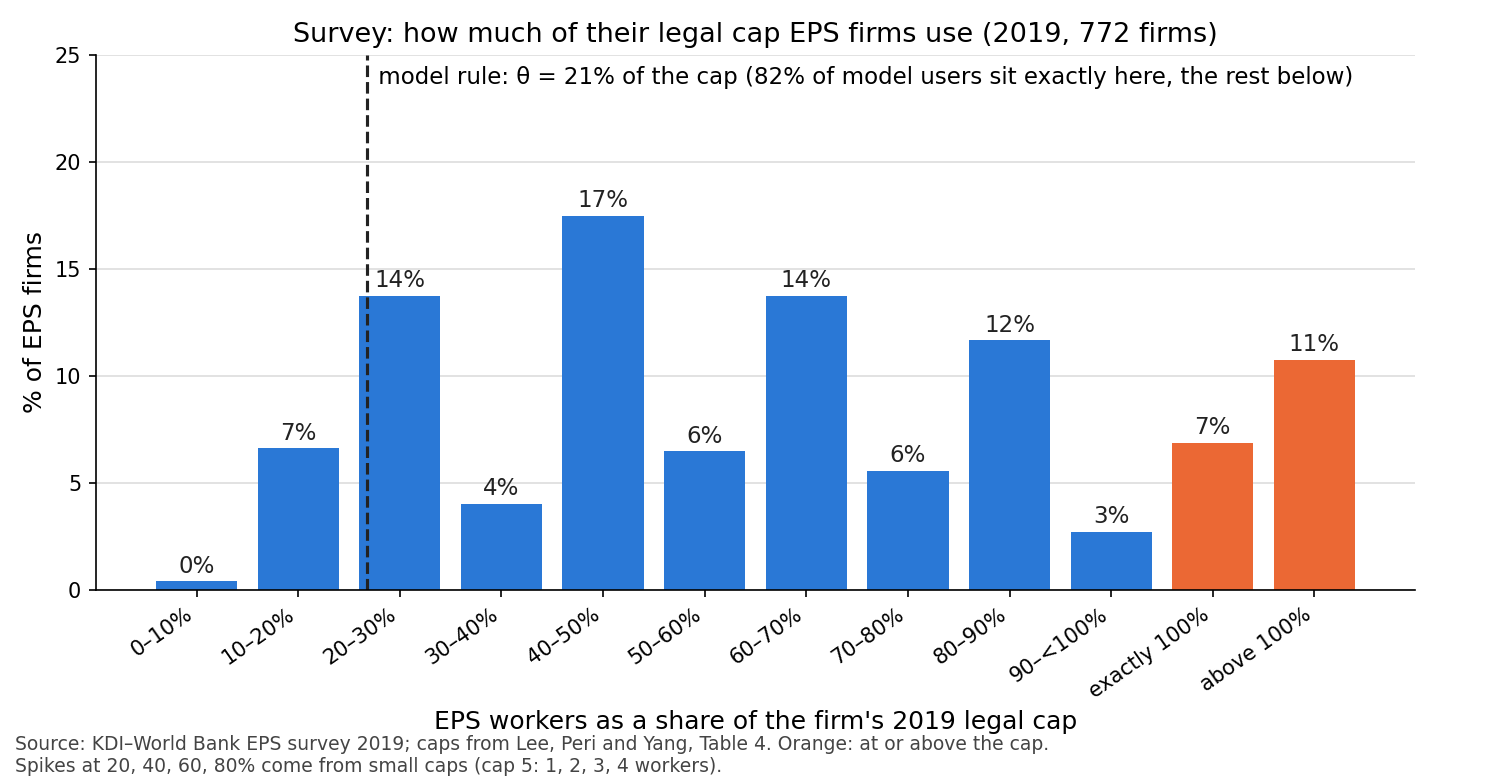

Recreate this plot in Python.
"""Histogram asked for on Nov 17: among EPS firms in the 2019 survey (all 772 use at least one EPS
worker), the share of the 2019 legal cap each firm uses (EPS workers now / cap from its listed
Korean workers). The model's rule lets every plant use theta = 0.21 of its cap, so the model would
put its users in one spike at 0.21. Aggregates only; the survey file stays outside the repository.

  python3 cap_use_hist.py   -> cap_use_hist.png, cap_use_hist.json
"""
import json
import os

import matplotlib
matplotlib.use("Agg")
import matplotlib.pyplot as plt
import numpy as np
import pandas as pd

df = pd.read_stata(os.path.expanduser("~/EPS_data/eps.dta"), convert_categoricals=False)
listed, eps = df["korean"].astype(float), df["q13_1a"].astype(float)
cap = np.select([listed <= 5, listed <= 10, listed <= 30, listed <= 50, listed <= 100, listed <= 150, listed <= 200],
                [5, 7, 10, 12, 15, 20, 25], default=30)
u = (eps / cap)[eps >= 1].dropna()

cnt = np.histogram(np.clip(u, 0, 1.0001), bins=[0, .1, .2, .3, .4, .5, .6, .7, .8, .9, .99999, 1.00001, np.inf])[0]   # exact edges: a firm at 60% falls in 60–70
# bins: 0-0.1, ..., 0.8-0.9, 0.9-<1, exactly 1, above 1
labels = [f"{a:.0f}–{a + 10:.0f}%" for a in range(0, 90, 10)] + ["90–<100%", "exactly 100%", "above 100%"]
share = cnt / len(u)
out = dict(firms=int(len(u)), bins=dict(zip(labels, [round(float(s), 4) for s in share])),
           median=float(u.median()), mean=float(u.mean()), at_or_below_theta_0_21=float((u <= 0.21).mean()),
           at_or_above_cap=float((u >= 1).mean()), at_least_90pct=float((u >= 0.9).mean()))
json.dump(out, open("cap_use_hist.json", "w"), indent=1)
print(json.dumps(out, indent=1))

fig, ax = plt.subplots(figsize=(10, 5.2), dpi=150)
col = ["#2a78d6"] * 9 + ["#2a78d6", "#eb6834", "#eb6834"]
ax.bar(range(len(share)), 100 * share, color=col, width=0.8)
for i, s in enumerate(share):
    ax.text(i, 100 * s + 0.4, f"{100 * s:.0f}%", ha="center", fontsize=11, color="#222")
ax.axvline(2 - 0.4 + 0.1 * 0.8, color="#222", ls="--", lw=1.5)   # 21% sits just inside the 20–30% bin
ax.set_ylim(0, 25)
ax.text(1.72, 24.5, " model rule: θ = 21% of the cap (82% of model users sit exactly here, the rest below)", fontsize=11, va="top")
ax.set_xticks(range(len(share)), labels, rotation=35, ha="right", fontsize=10)
ax.set_ylabel("% of EPS firms", fontsize=12)
ax.set_xlabel("EPS workers as a share of the firm's 2019 legal cap", fontsize=12)
ax.set_title(f"Survey: how much of their legal cap EPS firms use (2019, {len(u)} firms)", fontsize=13)
ax.spines[["top", "right"]].set_visible(False)
ax.grid(axis="y", color="#ddd"); ax.set_axisbelow(True)
fig.text(0.01, 0.01, "Source: KDI–World Bank EPS survey 2019; caps from Lee, Peri and Yang, Table 4. Orange: at or above the cap.\nSpikes at 20, 40, 60, 80% come from small caps (cap 5: 1, 2, 3, 4 workers).",
         fontsize=9, color="#444")
fig.tight_layout(rect=(0, 0.03, 1, 1))
fig.savefig("cap_use_hist.png")
